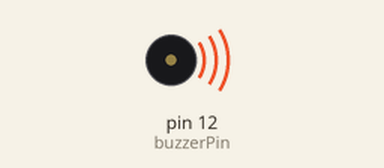
Bench run of a sketch on a simulated Arduino Uno, built with avr-gcc and run on an emulated ATmega328P. Parts: buzzer (waves = sounding).

Above: at 0.17 s.
At 7.5 s:
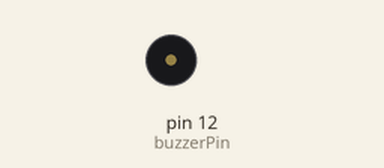
Timing chart, 0 to 9.4 s (numbered marks = the images above):
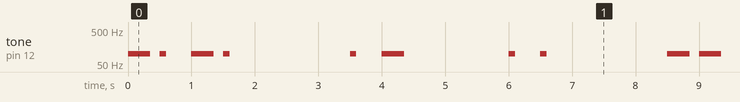

Measured:
- by itself, tone on pin 12 (buzzerPin): plays 100 Hz for 0.35 s, 100 Hz for 0.10 s, 100 Hz for 0.35 s, 100 Hz for 0.10 s, 100 Hz for 0.10 s, 100 Hz for 0.35 s … (99 notes in this stretch)

The sketch:

lab1-3.ino
```cpp
int buzzerPin = 12;
int frequency = 100;
int ponto = 100;
int traco = 350;
int pausa = 500;
int pausaLetra = 2000;
int pausaPalavra = 5000;


void setup() {
  pinMode(buzzerPin, OUTPUT);

}

void loop() {

  // C
  tone(buzzerPin, frequency, traco);
  delay(pausa);
  tone(buzzerPin, frequency, ponto);
  delay(pausa);
  tone(buzzerPin, frequency, traco);
  delay(pausa);
  tone(buzzerPin, frequency, ponto);

  // PAUSA
  delay(pausaLetra);

  // A

  tone(buzzerPin, frequency, ponto);
  delay(pausa);
  tone(buzzerPin, frequency, traco);

  // PAUSA
  delay(pausaLetra);

  // I

  tone(buzzerPin, frequency, ponto);
  delay(pausa);
  tone(buzzerPin, frequency, ponto);

  // PAUSA
  delay(pausaLetra);

  // O

  tone(buzzerPin, frequency, traco);
  delay(pausa);
  tone(buzzerPin, frequency, traco);
  delay(pausa);
  tone(buzzerPin, frequency, traco);

  delay(pausaPalavra);
}
```
